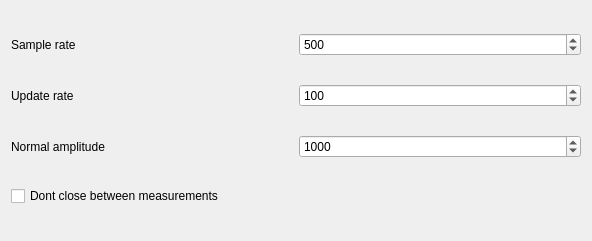
<?xml version="1.0" encoding="UTF-8"?>
<ui version="4.0">
 <class>ConfigDialog</class>
 <widget class="QWidget" name="ConfigDialog">
  <property name="geometry">
   <rect>
    <x>0</x>
    <y>0</y>
    <width>592</width>
    <height>241</height>
   </rect>
  </property>
  <property name="windowTitle">
   <string>Dialog</string>
  </property>
  <layout class="QGridLayout" name="gridLayout">
   <item row="6" column="0">
    <widget class="QCheckBox" name="touchcheck_dont_close">
     <property name="text">
      <string>Dont close between measurements</string>
     </property>
    </widget>
   </item>
   <item row="4" column="0">
    <widget class="QLabel" name="touchlabel_norm_amp">
     <property name="text">
      <string>Normal amplitude</string>
     </property>
    </widget>
   </item>
   <item row="0" column="0">
    <widget class="QLabel" name="touchlabel_sample_rate">
     <property name="text">
      <string>Sample rate</string>
     </property>
    </widget>
   </item>
   <item row="2" column="0">
    <widget class="QLabel" name="touchlabel_request_rate">
     <property name="text">
      <string>Update rate</string>
     </property>
    </widget>
   </item>
   <item row="0" column="1">
    <widget class="QSpinBox" name="touchspinbox_sample_rate">
     <property name="maximum">
      <number>100000</number>
     </property>
     <property name="singleStep">
      <number>100</number>
     </property>
     <property name="value">
      <number>500</number>
     </property>
    </widget>
   </item>
   <item row="2" column="1">
    <widget class="QSpinBox" name="touchspinbox_request_rate">
     <property name="maximum">
      <number>1000</number>
     </property>
     <property name="singleStep">
      <number>10</number>
     </property>
     <property name="value">
      <number>100</number>
     </property>
    </widget>
   </item>
   <item row="4" column="1">
    <widget class="QSpinBox" name="touchspinbox_normal_amp">
     <property name="maximum">
      <number>1000000</number>
     </property>
     <property name="value">
      <number>1000</number>
     </property>
    </widget>
   </item>
  </layout>
 </widget>
 <resources/>
 <connections/>
</ui>
